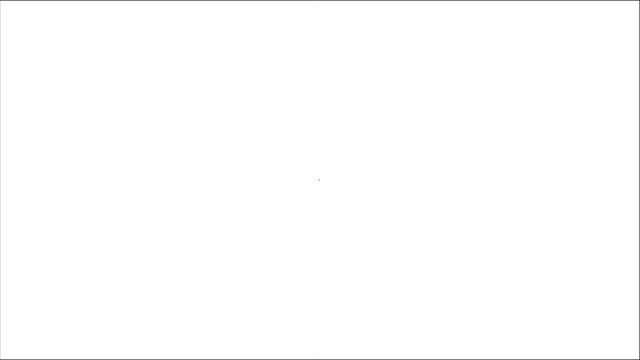
Frame 1 (no input)
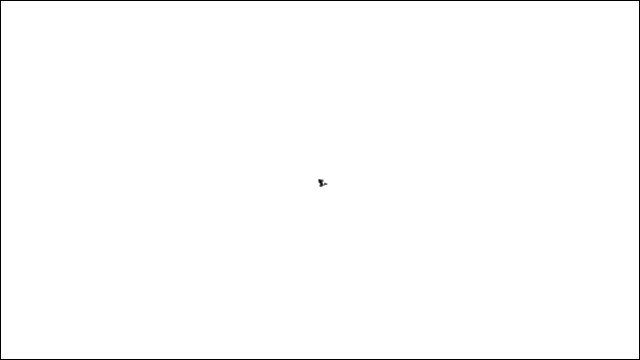
Frame 60 (no input)
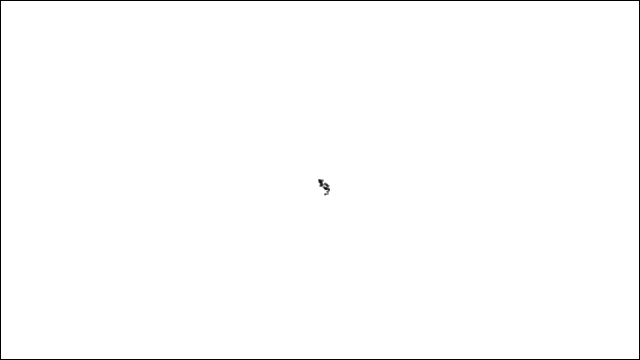
Frame 120 (the mouse pressed at the canvas centre since frame 60)

The p5.js sketch that drew these frames (run headless with seeded random() and noise() and a simulated clock; from frame 60 on, the mouse is pressed at the canvas centre):

// p5.js sketch
// ── sketch.js
// 下および右方向に進む傾向を持ったランダム・ウォーカー

let walker;

const drawFrame = () => {
	noFill();
	stroke(0);
	rect(0, 0, 640, 360);
}

function setup() {
	createCanvas(640, 360);
	background(255);
	walker = new Walker();
}

function draw() {
	drawFrame();
	walker.step();
	walker.display();
}

class Walker {
	constructor() {
		this.x = width / 2;
		this.y = height / 2;
	}
	display() {
		stroke(0);
		point(this.x, this.y);
	}
	step() {
		let r = random(1);
		if (r < 0.3) {
			this.x++; // 右に30%
		} else if (r < 0.6) {
			this.y++; // 下に30%
		} else if (r < 0.8) {
			this.x--; // 左に20%
		} else {
			this.y--; // 上に20%
		}
	}
}
